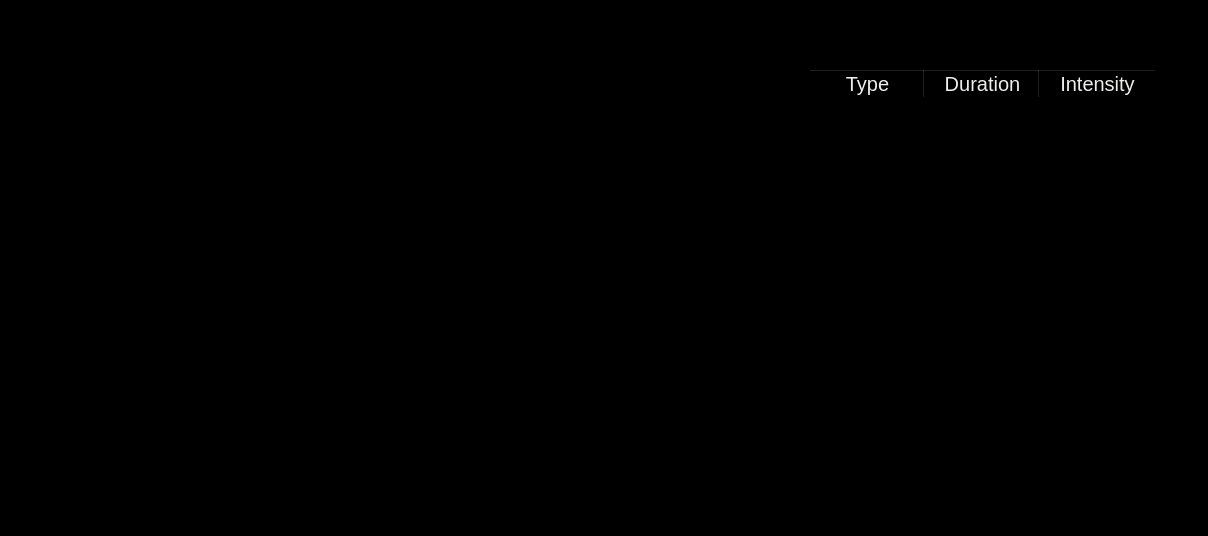
<?xml version="1.0" encoding="UTF-8"?>
<ui version="4.0">
 <class>MainWindow</class>
 <widget class="QMainWindow" name="MainWindow">
  <property name="geometry">
   <rect>
    <x>0</x>
    <y>0</y>
    <width>1208</width>
    <height>536</height>
   </rect>
  </property>
  <property name="windowTitle">
   <string>MainWindow</string>
  </property>
  <property name="styleSheet">
   <string notr="true">background: black</string>
  </property>
  <widget class="QWidget" name="centralwidget">
   <property name="autoFillBackground">
    <bool>false</bool>
   </property>
   <widget class="QFrame" name="frame">
    <property name="geometry">
     <rect>
      <x>0</x>
      <y>0</y>
      <width>1211</width>
      <height>491</height>
     </rect>
    </property>
    <property name="autoFillBackground">
     <bool>false</bool>
    </property>
    <property name="styleSheet">
     <string notr="true">background: black;</string>
    </property>
    <property name="frameShape">
     <enum>QFrame::StyledPanel</enum>
    </property>
    <property name="frameShadow">
     <enum>QFrame::Raised</enum>
    </property>
    <widget class="QPushButton" name="pushButton_5">
     <property name="geometry">
      <rect>
       <x>30</x>
       <y>370</y>
       <width>80</width>
       <height>71</height>
      </rect>
     </property>
     <property name="styleSheet">
      <string notr="true">border: none;</string>
     </property>
     <property name="text">
      <string/>
     </property>
     <property name="icon">
      <iconset resource="res.qrc">
       <normaloff>:/res/buttons/checkMark_Btn.png</normaloff>:/res/buttons/checkMark_Btn.png</iconset>
     </property>
     <property name="iconSize">
      <size>
       <width>75</width>
       <height>75</height>
      </size>
     </property>
    </widget>
    <widget class="QWidget" name="verticalLayoutWidget">
     <property name="geometry">
      <rect>
       <x>360</x>
       <y>289</y>
       <width>160</width>
       <height>170</height>
      </rect>
     </property>
     <layout class="QVBoxLayout" name="verticalLayout">
      <item>
       <widget class="QPushButton" name="pushButton_7">
        <property name="autoFillBackground">
         <bool>false</bool>
        </property>
        <property name="styleSheet">
         <string notr="true">border: none</string>
        </property>
        <property name="text">
         <string/>
        </property>
        <property name="icon">
         <iconset resource="res.qrc">
          <normaloff>:/res/buttons/upArrow_Btn.png</normaloff>:/res/buttons/upArrow_Btn.png</iconset>
        </property>
        <property name="iconSize">
         <size>
          <width>75</width>
          <height>75</height>
         </size>
        </property>
       </widget>
      </item>
      <item>
       <widget class="QPushButton" name="pushButton_6">
        <property name="styleSheet">
         <string notr="true">border: none;</string>
        </property>
        <property name="text">
         <string/>
        </property>
        <property name="icon">
         <iconset resource="res.qrc">
          <normaloff>:/res/buttons/downArrow_Btn.png</normaloff>:/res/buttons/downArrow_Btn.png</iconset>
        </property>
        <property name="iconSize">
         <size>
          <width>75</width>
          <height>75</height>
         </size>
        </property>
       </widget>
      </item>
     </layout>
    </widget>
    <widget class="QWidget" name="horizontalLayoutWidget">
     <property name="geometry">
      <rect>
       <x>140</x>
       <y>20</y>
       <width>206</width>
       <height>80</height>
      </rect>
     </property>
     <layout class="QHBoxLayout" name="horizontalLayout_2">
      <item>
       <widget class="QLabel" name="session_25min">
        <property name="text">
         <string/>
        </property>
        <property name="pixmap">
         <pixmap resource="res.qrc">:/res/icons/unLit/session_times/icon_25Min.png</pixmap>
        </property>
        <property name="scaledContents">
         <bool>false</bool>
        </property>
       </widget>
      </item>
      <item>
       <widget class="QLabel" name="session_45min">
        <property name="text">
         <string/>
        </property>
        <property name="pixmap">
         <pixmap resource="res.qrc">:/res/icons/unLit/session_times/icon_45Min.png</pixmap>
        </property>
       </widget>
      </item>
      <item>
       <widget class="QLabel" name="session_3hr">
        <property name="text">
         <string/>
        </property>
        <property name="pixmap">
         <pixmap resource="res.qrc">:/res/icons/unLit/session_times/icon_3Hour.png</pixmap>
        </property>
       </widget>
      </item>
      <item>
       <widget class="QLabel" name="session_custom">
        <property name="text">
         <string/>
        </property>
        <property name="pixmap">
         <pixmap resource="res.qrc">:/res/icons/unLit/session_times/icon_customTime.png</pixmap>
        </property>
       </widget>
      </item>
     </layout>
    </widget>
    <widget class="QWidget" name="horizontalLayoutWidget_2">
     <property name="geometry">
      <rect>
       <x>140</x>
       <y>110</y>
       <width>211</width>
       <height>41</height>
      </rect>
     </property>
     <layout class="QHBoxLayout" name="horizontalLayout_3">
      <item>
       <widget class="QLabel" name="session_alpha">
        <property name="text">
         <string/>
        </property>
        <property name="pixmap">
         <pixmap resource="res.qrc">:/res/icons/unLit/sessions/icon_alpha.png</pixmap>
        </property>
       </widget>
      </item>
      <item>
       <widget class="QLabel" name="session_SMR">
        <property name="text">
         <string/>
        </property>
        <property name="pixmap">
         <pixmap resource="res.qrc">:/res/icons/unLit/sessions/icon_SMR.png</pixmap>
        </property>
       </widget>
      </item>
      <item>
       <widget class="QLabel" name="session_Beta">
        <property name="text">
         <string/>
        </property>
        <property name="pixmap">
         <pixmap resource="res.qrc">:/res/icons/unLit/sessions/icon_Beta.png</pixmap>
        </property>
       </widget>
      </item>
      <item>
       <widget class="QLabel" name="session_100Hz">
        <property name="text">
         <string/>
        </property>
        <property name="pixmap">
         <pixmap resource="res.qrc">:/res/icons/unLit/sessions/icon_100Hz.png</pixmap>
        </property>
       </widget>
      </item>
     </layout>
    </widget>
    <widget class="QLabel" name="label_11">
     <property name="geometry">
      <rect>
       <x>30</x>
       <y>10</y>
       <width>54</width>
       <height>61</height>
      </rect>
     </property>
     <property name="text">
      <string/>
     </property>
     <property name="pixmap">
      <pixmap>:/icon_audioInput.png</pixmap>
     </property>
    </widget>
    <widget class="QLabel" name="label_12">
     <property name="geometry">
      <rect>
       <x>10</x>
       <y>230</y>
       <width>54</width>
       <height>51</height>
      </rect>
     </property>
     <property name="text">
      <string/>
     </property>
     <property name="pixmap">
      <pixmap resource="res.qrc">:/res/icons/graph-icon.png</pixmap>
     </property>
    </widget>
    <widget class="QWidget" name="formLayoutWidget_2">
     <property name="geometry">
      <rect>
       <x>440</x>
       <y>20</y>
       <width>160</width>
       <height>80</height>
      </rect>
     </property>
     <layout class="QFormLayout" name="formLayout_2">
      <item row="0" column="0">
       <widget class="QLabel" name="shortPulse_CESsession">
        <property name="text">
         <string/>
        </property>
        <property name="pixmap">
         <pixmap resource="res.qrc">:/res/icons/unLit/icon_shortPulse_CESsession.png</pixmap>
        </property>
       </widget>
      </item>
      <item row="0" column="1">
       <widget class="QLabel" name="dutyCycle_CESsession">
        <property name="text">
         <string/>
        </property>
        <property name="pixmap">
         <pixmap resource="res.qrc">:/res/icons/unLit/icon_dutyCycle_CESsession.png</pixmap>
        </property>
       </widget>
      </item>
      <item row="1" column="0">
       <widget class="QLabel" name="left_CESchannel">
        <property name="text">
         <string/>
        </property>
        <property name="pixmap">
         <pixmap resource="res.qrc">:/res/icons/unLit/icon_LeftCESchannel.png</pixmap>
        </property>
       </widget>
      </item>
      <item row="1" column="1">
       <widget class="QLabel" name="right_CESchannel">
        <property name="text">
         <string/>
        </property>
        <property name="pixmap">
         <pixmap resource="res.qrc">:/res/icons/unLit/icon_RightCESchannel.png</pixmap>
        </property>
       </widget>
      </item>
     </layout>
    </widget>
    <widget class="QLabel" name="label_18">
     <property name="geometry">
      <rect>
       <x>580</x>
       <y>130</y>
       <width>241</width>
       <height>181</height>
      </rect>
     </property>
     <property name="text">
      <string/>
     </property>
     <property name="pixmap">
      <pixmap resource="res.qrc">:/res/logos/Logo_oasisPro.png</pixmap>
     </property>
    </widget>
    <widget class="QWidget" name="verticalLayoutWidget_3">
     <property name="geometry">
      <rect>
       <x>170</x>
       <y>230</y>
       <width>141</width>
       <height>231</height>
      </rect>
     </property>
     <layout class="QVBoxLayout" name="verticalLayout_3">
      <item>
       <widget class="QLabel" name="col_num_8">
        <property name="text">
         <string/>
        </property>
        <property name="pixmap">
         <pixmap resource="res.qrc">:/res/icons/unLit/colNumbers/icon_8.png</pixmap>
        </property>
       </widget>
      </item>
      <item>
       <widget class="QLabel" name="col_num_7">
        <property name="text">
         <string/>
        </property>
        <property name="pixmap">
         <pixmap resource="res.qrc">:/res/icons/unLit/colNumbers/icon_7.png</pixmap>
        </property>
       </widget>
      </item>
      <item>
       <widget class="QLabel" name="col_num_6">
        <property name="text">
         <string/>
        </property>
        <property name="pixmap">
         <pixmap resource="res.qrc">:/res/icons/unLit/colNumbers/icon_6.png</pixmap>
        </property>
       </widget>
      </item>
      <item>
       <widget class="QLabel" name="col_num_5">
        <property name="text">
         <string/>
        </property>
        <property name="pixmap">
         <pixmap resource="res.qrc">:/res/icons/unLit/colNumbers/icon_5.png</pixmap>
        </property>
       </widget>
      </item>
      <item>
       <widget class="QLabel" name="col_num_4">
        <property name="text">
         <string/>
        </property>
        <property name="pixmap">
         <pixmap resource="res.qrc">:/res/icons/unLit/colNumbers/icon_4.png</pixmap>
        </property>
       </widget>
      </item>
      <item>
       <widget class="QLabel" name="col_num_3">
        <property name="text">
         <string/>
        </property>
        <property name="pixmap">
         <pixmap resource="res.qrc">:/res/icons/unLit/colNumbers/icon_3.png</pixmap>
        </property>
       </widget>
      </item>
      <item>
       <widget class="QLabel" name="col_num_2">
        <property name="text">
         <string/>
        </property>
        <property name="pixmap">
         <pixmap resource="res.qrc">:/res/icons/unLit/colNumbers/icon_2.png</pixmap>
        </property>
       </widget>
      </item>
      <item>
       <widget class="QLabel" name="col_num_1">
        <property name="text">
         <string/>
        </property>
        <property name="pixmap">
         <pixmap resource="res.qrc">:/res/icons/unLit/colNumbers/icon_1.png</pixmap>
        </property>
       </widget>
      </item>
     </layout>
    </widget>
    <widget class="QPushButton" name="pushButton_8">
     <property name="geometry">
      <rect>
       <x>520</x>
       <y>370</y>
       <width>158</width>
       <height>81</height>
      </rect>
     </property>
     <property name="styleSheet">
      <string notr="true">border: none;
</string>
     </property>
     <property name="text">
      <string/>
     </property>
     <property name="icon">
      <iconset resource="res.qrc">
       <normaloff>:/res/buttons/power_Btn_unLit.png</normaloff>
       <normalon>:/res/buttons/powerBtn_lit.png</normalon>:/res/buttons/power_Btn_unLit.png</iconset>
     </property>
     <property name="iconSize">
      <size>
       <width>75</width>
       <height>75</height>
      </size>
     </property>
    </widget>
    <widget class="QLabel" name="label_24">
     <property name="geometry">
      <rect>
       <x>420</x>
       <y>250</y>
       <width>81</width>
       <height>31</height>
      </rect>
     </property>
     <property name="text">
      <string/>
     </property>
     <property name="pixmap">
      <pixmap resource="res.qrc">:/res/icons/INT logo.png</pixmap>
     </property>
    </widget>
    <widget class="QPushButton" name="pushButton_9">
     <property name="geometry">
      <rect>
       <x>30</x>
       <y>290</y>
       <width>80</width>
       <height>71</height>
      </rect>
     </property>
     <property name="styleSheet">
      <string notr="true">border: none;
</string>
     </property>
     <property name="text">
      <string/>
     </property>
     <property name="icon">
      <iconset resource="res.qrc">
       <normaloff>:/res/buttons/save_Btn.png</normaloff>:/res/buttons/save_Btn.png</iconset>
     </property>
     <property name="iconSize">
      <size>
       <width>75</width>
       <height>75</height>
      </size>
     </property>
    </widget>
    <widget class="QTableWidget" name="tableWidget">
     <property name="geometry">
      <rect>
       <x>810</x>
       <y>70</y>
       <width>351</width>
       <height>281</height>
      </rect>
     </property>
     <property name="layoutDirection">
      <enum>Qt::LeftToRight</enum>
     </property>
     <property name="styleSheet">
      <string notr="true">border: red solid</string>
     </property>
     <property name="frameShape">
      <enum>QFrame::NoFrame</enum>
     </property>
     <property name="frameShadow">
      <enum>QFrame::Plain</enum>
     </property>
     <property name="lineWidth">
      <number>50</number>
     </property>
     <property name="midLineWidth">
      <number>50</number>
     </property>
     <property name="alternatingRowColors">
      <bool>false</bool>
     </property>
     <property name="iconSize">
      <size>
       <width>40</width>
       <height>40</height>
      </size>
     </property>
     <property name="textElideMode">
      <enum>Qt::ElideMiddle</enum>
     </property>
     <property name="showGrid">
      <bool>false</bool>
     </property>
     <property name="gridStyle">
      <enum>Qt::NoPen</enum>
     </property>
     <property name="rowCount">
      <number>4</number>
     </property>
     <property name="columnCount">
      <number>3</number>
     </property>
     <attribute name="horizontalHeaderMinimumSectionSize">
      <number>45</number>
     </attribute>
     <attribute name="horizontalHeaderDefaultSectionSize">
      <number>115</number>
     </attribute>
     <attribute name="verticalHeaderVisible">
      <bool>false</bool>
     </attribute>
     <attribute name="verticalHeaderDefaultSectionSize">
      <number>45</number>
     </attribute>
     <row/>
     <row/>
     <row/>
     <row/>
     <column>
      <property name="text">
       <string>Type</string>
      </property>
      <property name="font">
       <font>
        <pointsize>15</pointsize>
        <weight>50</weight>
        <bold>false</bold>
       </font>
      </property>
      <property name="foreground">
       <brush brushstyle="SolidPattern">
        <color alpha="255">
         <red>238</red>
         <green>238</green>
         <blue>236</blue>
        </color>
       </brush>
      </property>
     </column>
     <column>
      <property name="text">
       <string>Duration</string>
      </property>
      <property name="font">
       <font>
        <pointsize>15</pointsize>
        <weight>50</weight>
        <bold>false</bold>
       </font>
      </property>
      <property name="foreground">
       <brush brushstyle="SolidPattern">
        <color alpha="255">
         <red>238</red>
         <green>238</green>
         <blue>236</blue>
        </color>
       </brush>
      </property>
     </column>
     <column>
      <property name="text">
       <string>Intensity</string>
      </property>
      <property name="font">
       <font>
        <pointsize>15</pointsize>
        <weight>50</weight>
        <bold>false</bold>
       </font>
      </property>
      <property name="foreground">
       <brush brushstyle="SolidPattern">
        <color alpha="255">
         <red>238</red>
         <green>238</green>
         <blue>236</blue>
        </color>
       </brush>
      </property>
     </column>
     <item row="0" column="0">
      <property name="text">
       <string>img</string>
      </property>
     </item>
     <item row="0" column="1">
      <property name="text">
       <string/>
      </property>
      <property name="font">
       <font>
        <pointsize>15</pointsize>
       </font>
      </property>
      <property name="textAlignment">
       <set>AlignCenter</set>
      </property>
      <property name="icon">
       <iconset resource="res.qrc">
        <normaloff>:/res/icons/Lit/sessionTimes/icon_25Min.png</normaloff>:/res/icons/Lit/sessionTimes/icon_25Min.png</iconset>
      </property>
     </item>
     <item row="0" column="2">
      <property name="text">
       <string/>
      </property>
      <property name="textAlignment">
       <set>AlignHCenter|AlignBottom</set>
      </property>
      <property name="icon">
       <iconset resource="res.qrc">
        <normaloff>:/res/icons/Lit/colNumber/icon_5.png</normaloff>:/res/icons/Lit/colNumber/icon_5.png</iconset>
      </property>
     </item>
     <item row="1" column="1">
      <property name="text">
       <string/>
      </property>
      <property name="textAlignment">
       <set>AlignTrailing|AlignVCenter</set>
      </property>
      <property name="icon">
       <iconset resource="res.qrc">
        <normaloff>:/res/icons/unLit/session_times/icon_45Min.png</normaloff>:/res/icons/unLit/session_times/icon_45Min.png</iconset>
      </property>
     </item>
     <item row="1" column="2">
      <property name="text">
       <string/>
      </property>
      <property name="icon">
       <iconset resource="res.qrc">
        <normaloff>:/res/icons/unLit/colNumbers/icon_7.png</normaloff>:/res/icons/unLit/colNumbers/icon_7.png</iconset>
      </property>
     </item>
    </widget>
    <widget class="QLabel" name="label_13">
     <property name="geometry">
      <rect>
       <x>10</x>
       <y>10</y>
       <width>54</width>
       <height>51</height>
      </rect>
     </property>
     <property name="text">
      <string/>
     </property>
     <property name="pixmap">
      <pixmap resource="res.qrc">:/res/icons/icon_audioInput.png</pixmap>
     </property>
    </widget>
   </widget>
  </widget>
  <widget class="QMenuBar" name="menubar">
   <property name="geometry">
    <rect>
     <x>0</x>
     <y>0</y>
     <width>1208</width>
     <height>22</height>
    </rect>
   </property>
  </widget>
  <widget class="QStatusBar" name="statusbar"/>
 </widget>
 <resources>
  <include location="res.qrc"/>
 </resources>
 <connections/>
</ui>
